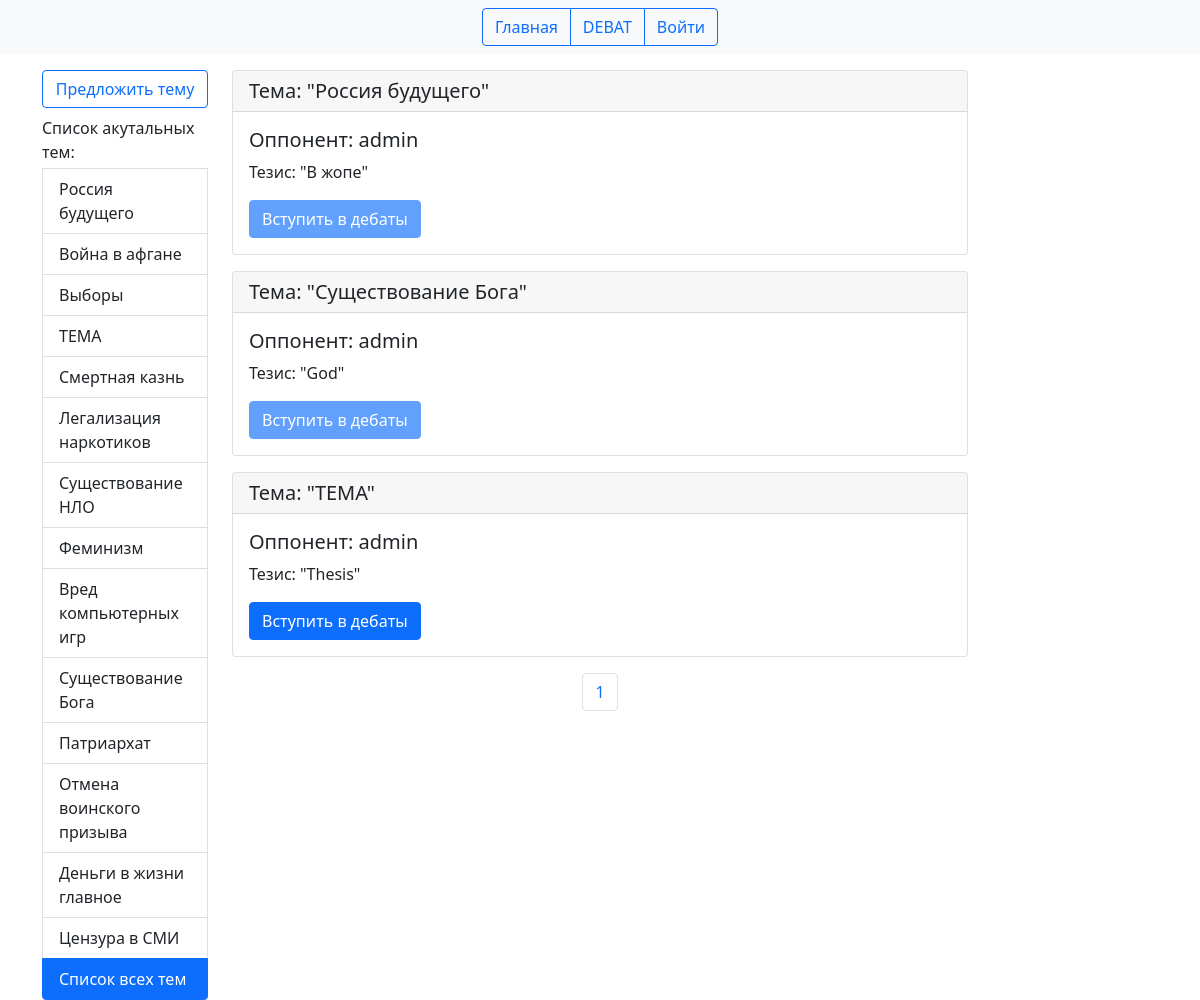
Before: / with the older database file.
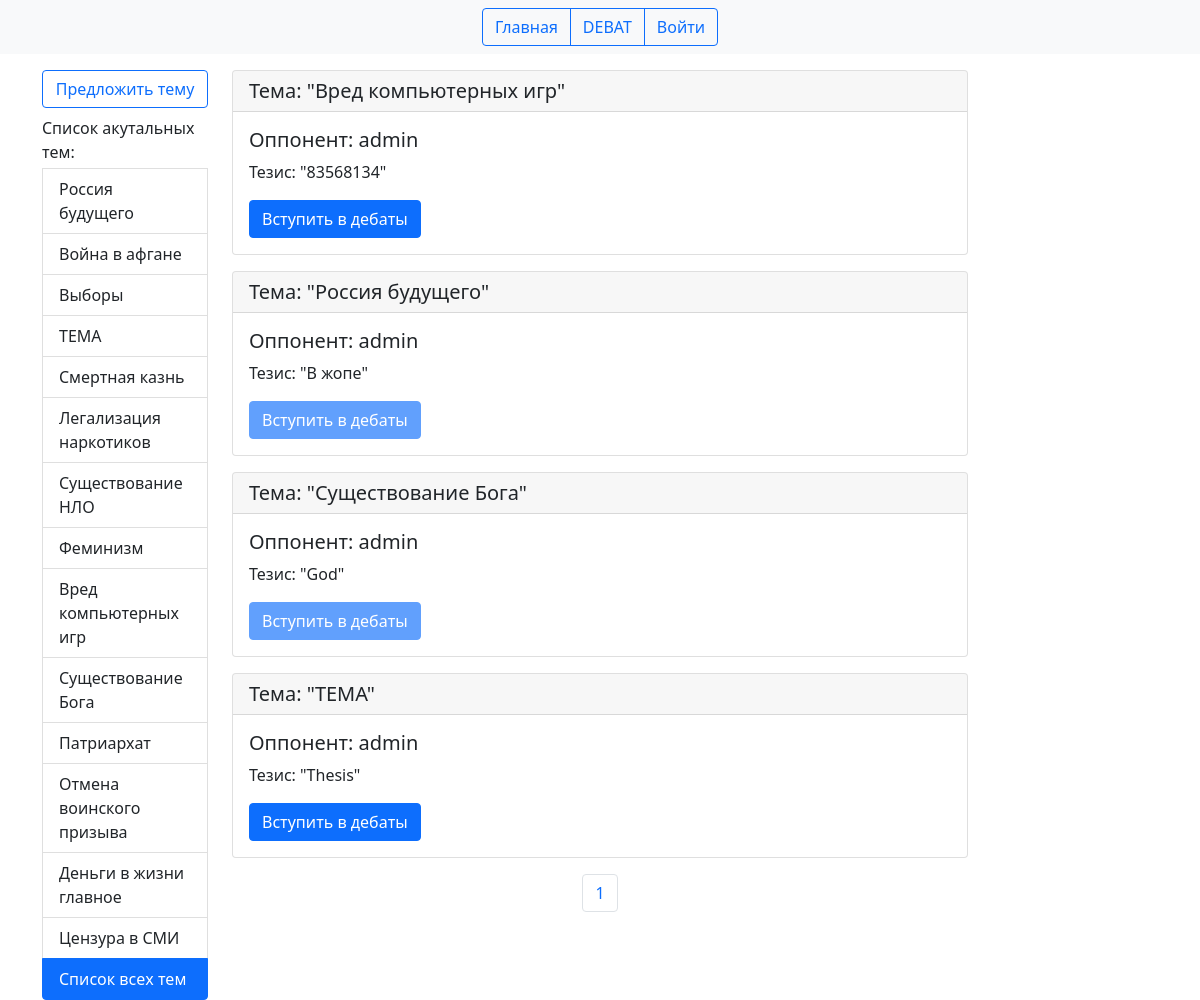
After: the same page with the newer database file.
### main/models.py (models this page shows, shortened)
class Theme(models.Model):
    name = models.CharField(verbose_name='Тема', max_length=150)
    rating = models.IntegerField(default=0)
    def __str__(self):
        return self.name
    class Meta:
        verbose_name = 'Тема'
        verbose_name_plural = 'Темы'
        ordering = ['-id']

class Debat(models.Model):
    theme = models.ForeignKey(Theme, on_delete=models.CASCADE, verbose_name='Тема')
    thesis = models.CharField(verbose_name='Тезис', max_length=150)
    members = models.ManyToManyField(User, related_name='debats_users', verbose_name='Участники')
    class Meta:
        verbose_name = 'Дебаты'
        verbose_name_plural = 'Дебаты'
        ordering = ['-id']

### main/views.py (the view)
# urls.py: path('', HomeDebat.as_view(), name='main'),
class HomeDebat(ListView):
    paginate_by = 4
    model = Debat
    template_name = 'index.html'
    form = ThemeForm()
    context_object_name = 'Debats'
    extra_context = {
        'title': 'title',
        'form': form,
        'themes': Theme.objects.all().order_by('-rating'),
    }
    def get_context_data(self, *, object_list=None, **kwargs):
        context = super().get_context_data(**kwargs)
        context['title'] = 'Главная'
        return context

### templates/index.html (shortened to what this page needs)
{% extends 'base.html' %}
{% block content %}
    <div class="container">
        <div class="row">
            <div class="col-md-2 mt-3">
                <div class="d-grid mx-auto">
                <button class="btn btn-outline-primary" type="button" class="btn btn-dark btn-sm" data-bs-toggle="modal"
                        data-bs-target="#staticBackdropTheme">Предложить тему
                </button>
                </div>
                <div class="list-group mt-2">
                <span class="mb-1">Список акутальных тем:</span>
                    {% for theme in themes|slice:':14' %}
                        <a href="{% url 'theme' theme.pk%}" class="list-group-item list-group-item-action" aria-current="true">
                            {{ theme.name }}
                        </a>
                    {% endfor %}
                    <a href="{% url 'all_themes' %}" class="list-group-item list-group-item-action active" aria-current="true">Список всех тем</a>
                </div>
            </div>
            <div class="col-md-8">
                {% for debat in page_obj.object_list %}
                <div class="card mt-3">
                    <h5 class="card-header">Тема: "{{ debat.theme }}"
                    </h5>
                    <div class="card-body">
                        <h5 class="card-title">Оппонент: {{ debat.members.all.0 }}</h5>
                        <p class="card-text">Тезис: "{{ debat.thesis }}"</p>
                        <a {% if request.user.is_authenticated %} href="{% url 'debat_page' debat.id%}" {% else %} href="{% url 'login' %}" {% endif %} class="btn btn-primary {% if debat.members.count == 2 %} disabled {% endif %}" >Вступить в дебаты</a>
                    </div>
                </div>
                {% endfor %}
            <div class="mt-3" style="display: flex; align-items: center;justify-content: center;">
                <nav aria-label="Page navigation example mt-3">
                    <ul class="pagination">
                        {% for p in page_obj.paginator.page_range %}
                            <li class="page-item"><a class="page-link" href="?page={{ p }}">{{ p }}</a></li>
                        {% endfor %}
                    </ul>
                </nav>
            </div>
            </div>
        </div>
    </div>
{% endblock %}

Changed rows visible on the page:
added Debat: theme "Вред компьютерных игр", members.all.0 "admin", thesis "83568134"
